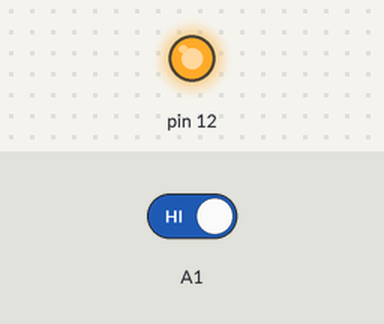
Bench run of a sketch on a simulated Arduino Uno, built with avr-gcc and run on an emulated ATmega328P. Shown: output pins drawn as LEDs (lit = HIGH). The test bench sets the inputs (shaded band); at power-on: A1 HIGH.

Above: at 1.2 s.
1.3 s: A1 driven LOW
At 1.9 s:
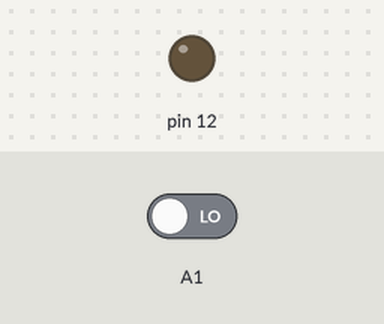
2.8 s: A1 driven HIGH
At 3.1 s:
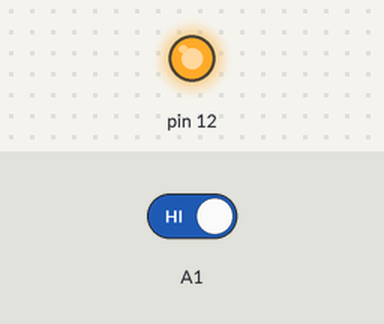
Timing chart, 0 to 5.8 s (numbered marks = the images above; inputs shaded):
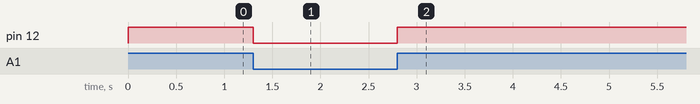

Measured:
- after the input at 1.3 s, pin 12: HIGH → LOW at once
- after the input at 2.8 s, pin 12: LOW → HIGH at once

The sketch:

1.3.ino
```cpp
void setup()
{
pinMode(A1, INPUT);
pinMode(12, OUTPUT);
}

void loop()
{
if (digitalRead(A1) == LOW)
  {
    digitalWrite(12, LOW);
  }
else
  {
    digitalWrite(12, HIGH);
  }
}
```
